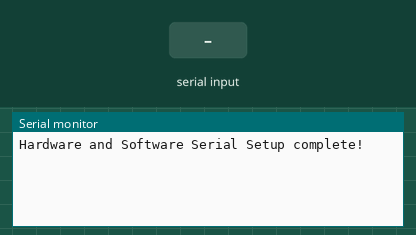
Bench run of a sketch on a simulated Arduino Uno, built with avr-gcc and run on an emulated ATmega328P. Shown: the last lines printed to the serial monitor. The inputs (shaded band) are chosen by the test bench.

Above: at 1.2 s.
1.3 s: "1\n" received over the second serial link
At 2.5 s:
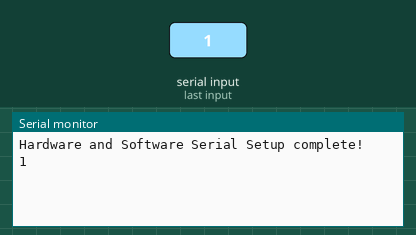
2.8 s: "0\n" received over the second serial link
At 3.6 s:
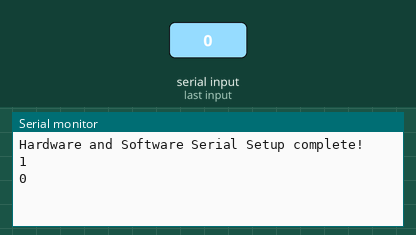

The sketch:

LR01_AT_mode.ino
```cpp
#include <SoftwareSerial.h>

SoftwareSerial LoraSerial(10, 11); // RX, TX

String loraMsg = "";
bool stringComplete = false;     // flag for whether a complete line has been received

void setup() {
  Serial.begin(9600);           // hardware serial
  LoraSerial.begin(9600);       // software serial

  loraMsg.reserve(200);         // reserve space for the string
  Serial.println("Hardware and Software Serial Setup complete!");
}

void loop() {
  if (Serial.available()) {               // check if there is data in the serial buffer
    char inChar = (char)Serial.read();    // read a character from the hardware serial
    //LoraSerial.write(inChar);           // write the character to the software serial
    LoraSerial.print(inChar);
  }

  if (LoraSerial.available()) {
    char inChar = (char) LoraSerial.read(); // read a character from the software serial
    loraMsg += inChar;                     // append the read character to the end of the string

    if (inChar == '\n') {                  // if the character is a newline
      stringComplete = true;               // mark as complete
    }
  }

  if (stringComplete) {
    Serial.print(loraMsg);                // print the complete string
    loraMsg = "";                         // clear the string for the next reception
    stringComplete = false;               // reset the complete flag
  }
}
```

Measured:
- after the input at 1.3 s, the serial monitor: prints a new line at once (image 1)
- after the input at 2.8 s, the serial monitor: prints a new line at once (image 2)
